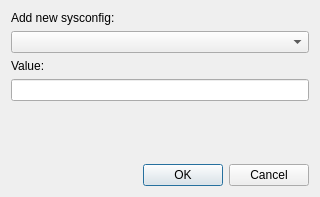
<?xml version="1.0" encoding="UTF-8"?>
<ui version="4.0">
 <class>Dialog</class>
 <widget class="QDialog" name="Dialog">
  <property name="geometry">
   <rect>
    <x>0</x>
    <y>0</y>
    <width>320</width>
    <height>197</height>
   </rect>
  </property>
  <property name="windowTitle">
   <string>New sysconfig...</string>
  </property>
  <layout class="QVBoxLayout" name="verticalLayout">
   <item>
    <widget class="QLabel" name="labelHeader">
     <property name="text">
      <string>Add new sysconfig:</string>
     </property>
    </widget>
   </item>
   <item>
    <widget class="QComboBox" name="comboBoxNewSysconfig"/>
   </item>
   <item>
    <widget class="QLabel" name="labelValue">
     <property name="text">
      <string>Value:</string>
     </property>
    </widget>
   </item>
   <item>
    <widget class="QLineEdit" name="lineEditValue"/>
   </item>
   <item>
    <spacer name="verticalSpacer">
     <property name="orientation">
      <enum>Qt::Vertical</enum>
     </property>
     <property name="sizeHint" stdset="0">
      <size>
       <width>20</width>
       <height>40</height>
      </size>
     </property>
    </spacer>
   </item>
   <item>
    <widget class="QDialogButtonBox" name="buttonBox">
     <property name="orientation">
      <enum>Qt::Horizontal</enum>
     </property>
     <property name="standardButtons">
      <set>QDialogButtonBox::Cancel|QDialogButtonBox::Ok</set>
     </property>
    </widget>
   </item>
  </layout>
 </widget>
 <resources/>
 <connections>
  <connection>
   <sender>buttonBox</sender>
   <signal>accepted()</signal>
   <receiver>Dialog</receiver>
   <slot>accept()</slot>
   <hints>
    <hint type="sourcelabel">
     <x>248</x>
     <y>254</y>
    </hint>
    <hint type="destinationlabel">
     <x>157</x>
     <y>274</y>
    </hint>
   </hints>
  </connection>
  <connection>
   <sender>buttonBox</sender>
   <signal>rejected()</signal>
   <receiver>Dialog</receiver>
   <slot>reject()</slot>
   <hints>
    <hint type="sourcelabel">
     <x>316</x>
     <y>260</y>
    </hint>
    <hint type="destinationlabel">
     <x>286</x>
     <y>274</y>
    </hint>
   </hints>
  </connection>
 </connections>
</ui>
